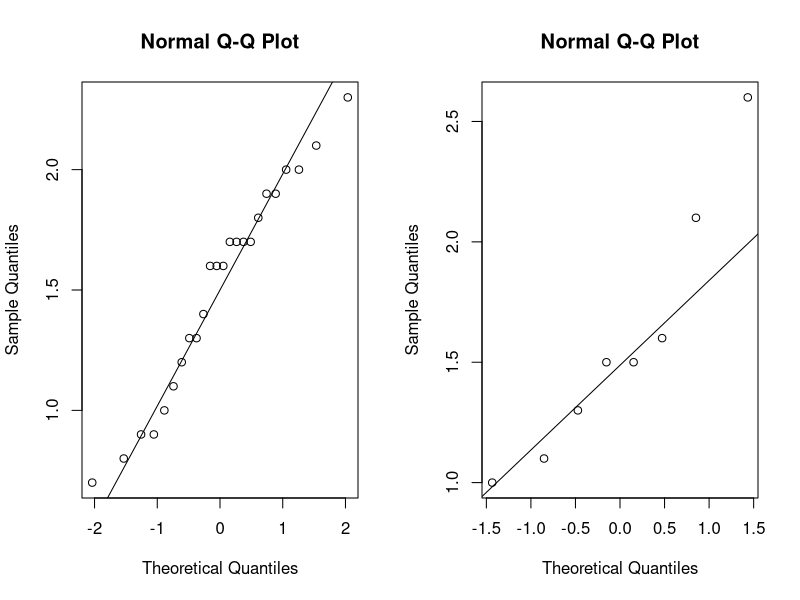
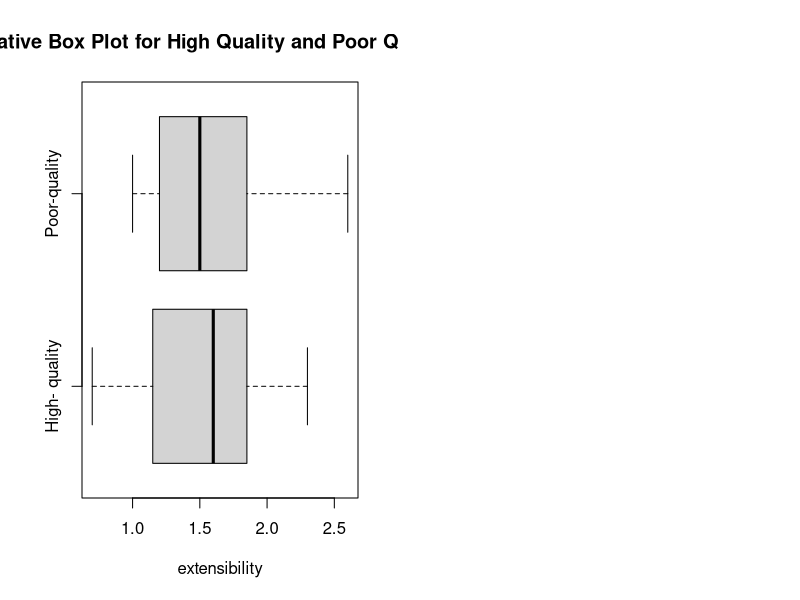
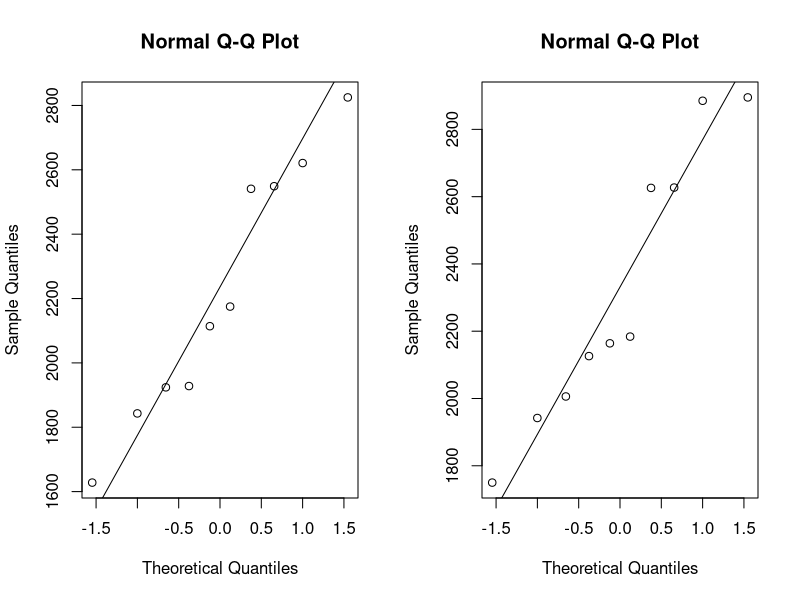
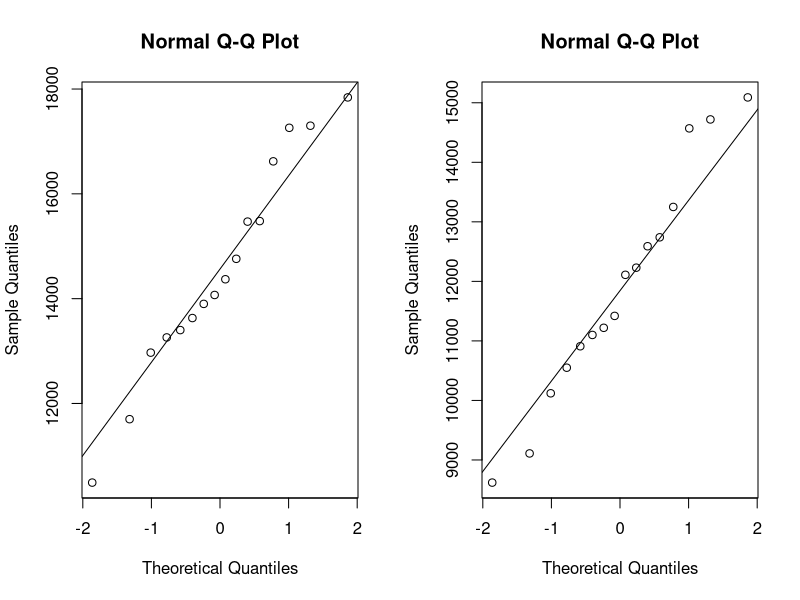

Reproduce these figures in R, in order.
## ---- chunk 1
setwd("~/Documents/CLASSES/Classes PhD/8. Statistics for Engineer/WEEK9. Two sample hypothesis test/hw9")
ex23 <- read.csv("ex9-23.csv")
attach(ex23)
par(mfrow=c(1,2))     
H<- Extensibility..[1:24] 
P<- Extensibility..[25:32] 
# check for normality
qqnorm(H)
qqline(H)
qqnorm(P)
qqline(P)

## ---- chunk 2
boxplot(Extensibility..[1:24], Extensibility..[25:32],horizontal=TRUE,
        names=c("High- quality","Poor-quality"),xlab="extensibility",main="Comparative Box Plot for High Quality and Poor Quality Fabric")
## ---- chunk 3
n1 <- 24
n2 <- 8
s1 <- 0.444
s2 <-0.530
delta <- 1.508-1.5888 #sample mean difference
delta
a1<-s1^2/n1
a2<-s2^2/n2
sd<-sqrt(a1+a2)
sd
df<-(a1+a2)^2/((a1^2/(n1-1))+(a2^2/(n2-1)))
df
t=delta/sd #test statistics
t
alpha=0.05
#p-test
p.value <- pt(t,df)+pt(-t,df,lower.tail=F) 
p.value
#rejection area
t.alpha <- c(qt(0.025,df),qt(0.975,df)) 
t.alpha
#confidence interval
ci <-delta+t.alpha*sd
ci
detach(ex23)
## ---- chunk 4
t=3.6362
df=38
alpha=0.01
p.value <- pt(t,df,lower.tail=F) 
p.value
## ---- chunk 5
setwd("~/Documents/CLASSES/Classes PhD/8. Statistics for Engineer/WEEK9. Two sample hypothesis test/hw9")
ex40 <- read.csv("ex9-40.csv")
attach(ex40)
par(mfrow=c(1,2))     
L<- TBBMC[1:10] 
P<- TBBMC[11:20] 
# check for normality
qqnorm(L)
qqline(L)
qqnorm(P)
qqline(P)
## ---- chunk 6
delta <-TBBMC[11:20]-TBBMC[1:10]
x.bar <- mean(delta)   # calculate sample statistics
x.bar
s<-sd(delta)
s
t <- (x.bar-25)*sqrt(10)/s 
t
alpha=0.05
#p-test
p.value <-pt(t,10-1,lower.tail = FALSE) 
p.value
#rejection area
t.alpha <- c(qt(0.95,10-1))
t.alpha
#confidence interval
ci <- x.bar+t.alpha*s/sqrt(10) 
ci
t.test(TBBMC[1:10],TBBMC[11:20],alternative="less",mu=25,paired=T, conf.level=0.95)
## ---- chunk 7
n1 <- 10
n2 <- 10
s1 <- sd(TBBMC[1:10])
s2 <-sd(TBBMC[11:20])
a1<-s1^2/n1
a2<-s2^2/n2
sd<-sqrt(a1+a2)
sd
df<-(a1+a2)^2/((a1^2/(n1-1))+(a2^2/(n2-1)))
df
t=(x.bar-25)/sd #test statistics
t
alpha=0.05
#p-test
p.value <-pt(t,df,lower.tail = FALSE)  
p.value
#rejection area
t.alpha <- c(qt(0.95,df)) 
t.alpha
#confidence interval
ci <-x.bar+t.alpha*sd
ci
detach(ex40)
## ---- chunk 8
setwd("~/Documents/CLASSES/Statistics Learn/ST515-2022/WEEK9. Two sample hypothesis test/hw9")
ex46 <- read.csv("ex9-46.csv")
attach(ex46)
par(mfrow=c(1,2))     
onemin<- elasticity[1:16] 
fourmin<- elasticity[17:32] 
# check for normality
qqnorm(onemin)
qqline(onemin)
qqnorm(fourmin)
qqline(fourmin)
## ---- chunk 9
delta <-elasticity[1:16]-elasticity[17:32] 
x.bar <- mean(delta)   # calculate sample statistics
x.bar
s<-sd(delta)
s
t <- (x.bar)*sqrt(16) /s
t
alpha=0.05
p.value <- pt(-t,16-1)+pt(t,16-1,lower.tail=F)   # p-value (two sided)
p.value
t.alpha <- c(qt(0.025,16-1),qt(0.975,16-1)) # rejection region (two sided)
t.alpha
ci <- x.bar+t.alpha*s/sqrt(16) # confidence interval (two sided)
ci
## ---- chunk 10
p1.hat<-45/80
p2.hat<-14/80
n1<-80
n2<-80
p.hat <- (45+14)/(80+80)
p.hat
z <- (p1.hat-p2.hat)/sqrt(p.hat*(1-p.hat)*(1/80+1/80))  # test statistic
z
p.value=pnorm(-z)+pnorm(z,lower.tail=F)    # p-value
p.value
z.alpha <- qnorm(c(0.005,0.995))    # rejection region
z.alpha
ci <- (p1.hat-p2.hat)+z.alpha*sqrt(p.hat*(1-p.hat)*(1/80+1/80)) 
ci
## ---- chunk 11
tab <- matrix(0,2,2)   # create table with rows = aspirin, no aspirin, columns = lived, died
tab[1,] <- c(45,80-45)
tab[2,] <- c(14,80-14)
tab
prop.test(tab,alternative="two.sided",conf.level=0.99,correct=F)  
## ---- chunk 12
p1=0.5
p2=0.25
n=80
sd=sqrt((p1*(1-p1)/n)+(p2*(1-p2)/n))
p.bar=(n*p1+n*p2)/(n+n)
p.bar
q.bar=1-p.bar
z.alpha=-qnorm(0.01/2)
selected.term=z.alpha*sqrt(p.bar*q.bar*((1/80)+(1/80)));
beta=pnorm((selected.term-(p1-p2))/sd)-pnorm((-selected.term-(p1-p2))/sd)
beta
(1-beta)*100
